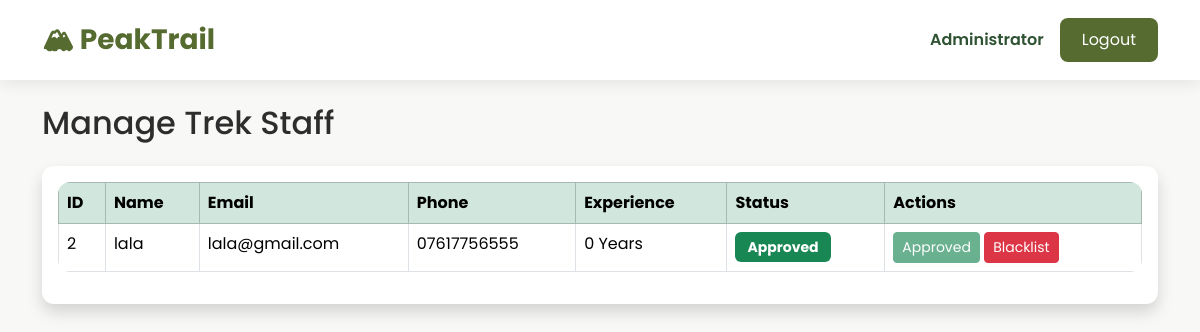
Before: /admin/manage-staff (signed in) with the older database file.
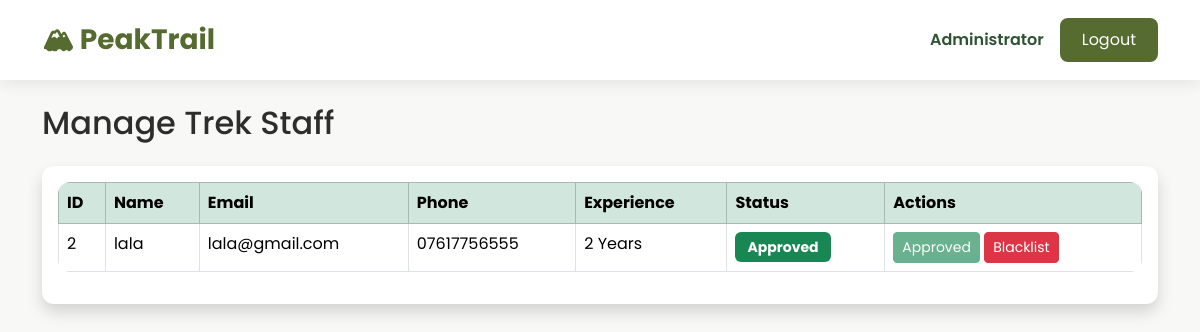
After: the same page with the newer database file.
### models/staff_profile.py (models this page shows, shortened)
class StaffProfile(db.Model):
    __tablename__ = "staff_profiles"
    id = db.Column(db.Integer, primary_key=True)
    user_id = db.Column(
        db.Integer,
        db.ForeignKey("users.id"),
        nullable=False,
        unique=True
    )
    phone = db.Column(db.String(15), nullable=False)
    experience = db.Column(db.Integer, default=0)
    approval_status = db.Column(
        db.String(20),
        default="Pending"
    )
    assigned_treks = db.relationship(
        "Trek",
        backref="staff",
        lazy=True
    )

### models/user.py (models this page shows, shortened)
class User(UserMixin, db.Model):
    __tablename__ = "users"
    id = db.Column(db.Integer, primary_key=True)
    name = db.Column(db.String(100), nullable=False)
    email = db.Column(db.String(120), unique=True, nullable=False)
    password = db.Column(db.String(255), nullable=False)
    role = db.Column(db.String(20), nullable=False)
    is_active = db.Column(db.Boolean, default=True)
    is_blacklisted = db.Column(db.Boolean, default=False)
    created_at = db.Column(db.DateTime, default=datetime.utcnow)
    bookings = db.relationship("Booking", backref="user", lazy=True)
    staff_profile = db.relationship(
        "StaffProfile",
        backref="user",
        uselist=False
    )

### routes/admin.py (the view)
@admin.route("/admin/manage-staff")
@login_required
def manage_staff():
    if current_user.role != "admin":
        flash("Access Denied!", "danger")
        return redirect(url_for("home"))
    staff_members = StaffProfile.query.all()
    return render_template(
        "admin/manage_staff.html",
        staff_members=staff_members
    )

### app.py (called while the page is built)
@login_manager.user_loader
def load_user(user_id):
    return User.query.get(int(user_id))

### templates/admin/manage_staff.html (shortened to what this page needs)
{% extends "base.html" %}
{% block content %}
<h2 class="mb-4">
Manage Trek Staff
</h2>
<div class="card shadow">
<div class="card-body">
<table class="table table-bordered table-hover">
<thead class="table-success">
<tr>
<th>ID</th>
<th>Name</th>
<th>Email</th>
<th>Phone</th>
<th>Experience</th>
<th>Status</th>
<th>Actions</th>
</tr>
</thead>
<tbody>
{% for staff in staff_members %}
<tr>
<td>{{ staff.user.id }}</td>
<td>{{ staff.user.name }}</td>
<td>{{ staff.user.email }}</td>
<td>{{ staff.phone }}</td>
<td>{{ staff.experience }} Years</td>
<td>
{% if staff.approval_status=="Approved" %}
<span class="badge bg-success">
Approved
</span>
{% elif staff.approval_status=="Pending" %}
<span class="badge bg-warning text-dark">
Pending
</span>
{% else %}
<span class="badge bg-danger">
Blacklisted
</span>
{% endif %}
</td>
<td>
{% if staff.approval_status == "Pending" %}
<a
href="{{ url_for('admin.approve_staff', staff_id=staff.id) }}"
class="btn btn-success btn-sm">
Approve
</a>
{% else %}
<button
class="btn btn-success btn-sm"
disabled>
Approved
</button>
{% endif %}
{% if staff.approval_status != "Blacklisted" %}
<a
href="{{ url_for('admin.blacklist_staff', staff_id=staff.id) }}"
class="btn btn-danger btn-sm">
Blacklist
</a>
{% else %}
<button
class="btn btn-danger btn-sm"
disabled>
Blacklisted
</button>
{% endif %}
</td>
</tr>
{% else %}
<tr>
<td colspan="7" class="text-center">
No Staff Registered
</td>
</tr>
{% endfor %}
</tbody>
</table>
</div>
</div>
{% endblock %}

Changed rows visible on the page:
changed StaffProfile "lala": experience "0" → "2"
